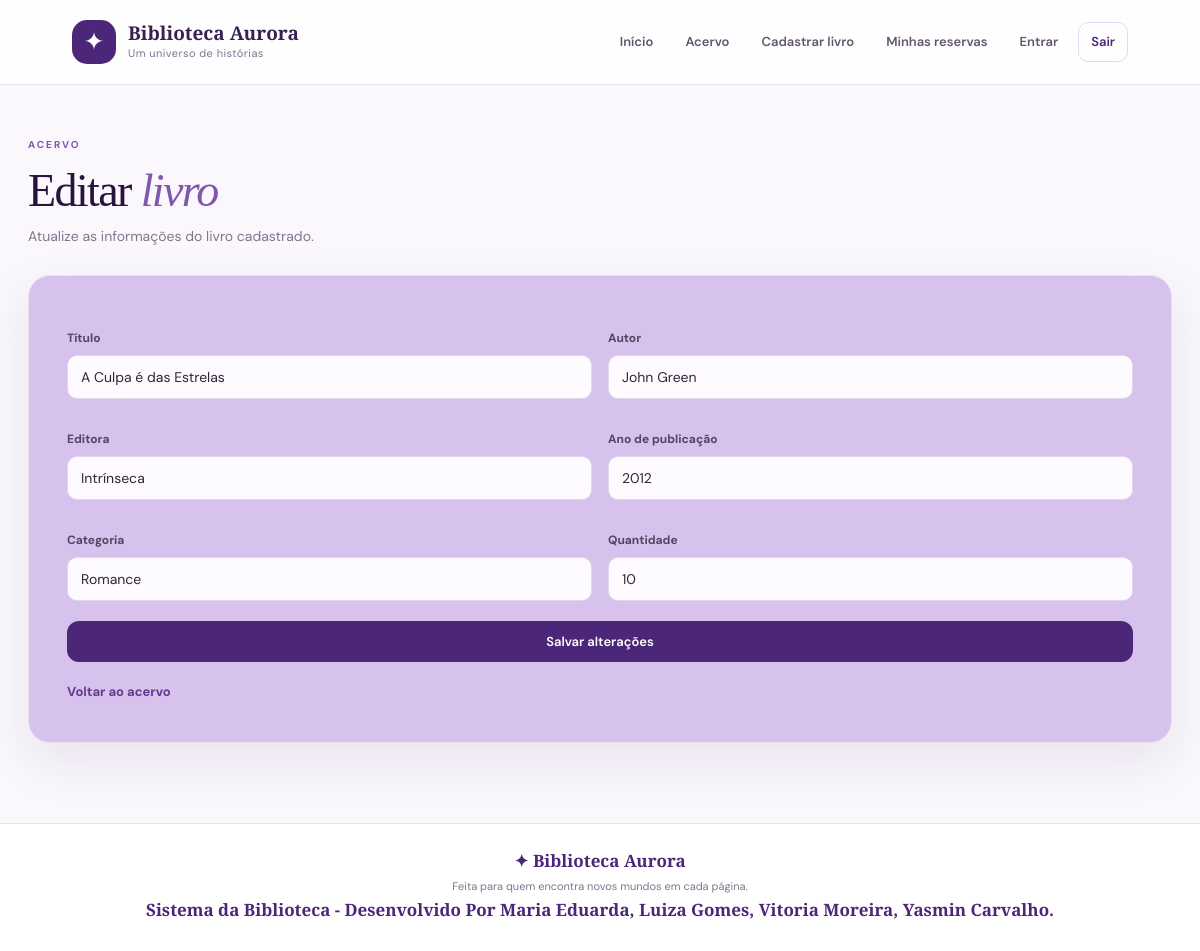
The page /livros/editar.php?id=4 (signed in) on the database its author committed.
### tables this page shows
CREATE TABLE `livros` (
  `id` int(11) NOT NULL,
  `titulo` varchar(100) NOT NULL,
  `Autor` varchar(100) NOT NULL,
  `Editora` varchar(100) DEFAULT NULL,
  `categoria` varchar(100) DEFAULT NULL,
  `ano_publicacao` int(11) DEFAULT NULL,
  `quantidade` int(11) NOT NULL
);

### livros/editar.php (the view, shortened to what this page needs)
<?php
require __DIR__ . '/../conexao.php';
$mensagem = '';
$id = filter_input(INPUT_GET, 'id', FILTER_VALIDATE_INT);
if (!$id || $id <= 0) {
    if ($mensagem === '') {
        $mensagem = 'ID do livro inválido ou não informado.';
    }
    $livros = null;
} elseif (!isset($livros)) {
    $sql = "SELECT * FROM livros WHERE id = ?";
    $stmt = mysqli_prepare($conexao, $sql);
    if (!$stmt) {
        error_log('Erro ao preparar consulta: ' . mysqli_error($conexao));
        $mensagem = 'Não foi possível consultar o livro.';
        $livros = null;
    } else {
        mysqli_stmt_bind_param($stmt, 'i', $id);
        mysqli_stmt_execute($stmt);
        $resultado = mysqli_stmt_get_result($stmt);
        $livros = mysqli_fetch_assoc($resultado);
    }
}
require __DIR__ . '/../cabecalho.php';
?>
<main class="content-main">
    <div class="page-heading">
        <div>
            <span class="eyebrow">ACERVO</span>
            <h1>Editar <em>livro</em></h1>
            <p>Atualize as informações do livro cadastrado.</p>
        </div>
    </div>
    <?php if ($livros): ?>
        <div class="panel">
            <form action="editar.php" method="POST" class="app-form">
                <div class="form-grid">
                    <div>
                        <label for="titulo">Título</label>
                        <input
                            type="text"
                            id="titulo"
                            name="titulo"
                            value="<?php echo htmlspecialchars($livros['titulo'] ?? '', ENT_QUOTES, 'UTF-8'); ?>"
                            required
                        >
                    </div>
                    <div>
                        <label for="autor">Autor</label>
                        <input
                            type="text"
                            id="autor"
                            name="autor"
                            value="<?php echo htmlspecialchars($livros['Autor'] ?? '', ENT_QUOTES, 'UTF-8'); ?>"
                            required
                        >
                    </div>
                    <div>
                        <label for="editora">Editora</label>
                        <input
                            type="text"
                            id="editora"
                            name="editora"
                            value="<?php echo htmlspecialchars($livros['Editora'] ?? '', ENT_QUOTES, 'UTF-8'); ?>"
                        >
                    </div>
                    <div>
                        <label for="ano_publicacao">Ano de publicação</label>
                        <input
                            type="number"
                            id="ano_publicacao"
                            name="ano_publicacao"
                            value="<?php echo htmlspecialchars((string) ($livros['ano_publicacao'] ?? ''), ENT_QUOTES, 'UTF-8'); ?>"
                        >
                    </div>
                    <div>
                        <label for="categoria">Categoria</label>
                        <input
                            type="text"
                            id="categoria"
                            name="categoria"
                            value="<?php echo htmlspecialchars($livros['categoria'] ?? '', ENT_QUOTES, 'UTF-8'); ?>"
                        >
                    </div>
                    <div>
                        <label for="quantidade">Quantidade</label>
                        <input
                            type="number"
                            id="quantidade"
                            name="quantidade"
                            min="0"
                            value="<?php echo (int) ($livros['quantidade'] ?? 0); ?>"
                            required
                        >
                    </div>
                </div>
                <button type="submit" class="button button-primary button-full">
                    Salvar alterações
                </button>
                <a href="listar.php" class="text-link">
                    Voltar ao acervo
                </a>
            </form>
        </div>
    <?php endif; ?>
</main>
<?php require __DIR__ . '/../rodape.php'; ?>

### css/estilo.css (style rules this page uses)
:root { --purple-950: #28133f; --purple-900: #382052; --purple-800: #4c2678; --purple-700: #633a91; --purple-600: #8057ad; --lilac-200: #e6d8f5; --lilac-100: #f2ebfa; --lilac-50: #faf7fd; --ink: #30263b; --muted: #81758e; --white: #fff; --line: #e9e1f0; --success: #e8f7ee; --danger: #a83d62; --shadow: 0 18px 50px rgba(56, 32, 82, 0.09); }
* { box-sizing: border-box; }
html { min-height: 100%; scroll-behavior: smooth; }
body { margin: 0; background: var(--lilac-50); color: var(--ink); font-family: 'DM Sans', Arial, sans-serif; line-height: 1.6; }
a { color: inherit; }
main { min-height: calc(100vh - 155px); }
.eyebrow { font-size: 10px; letter-spacing: 0.2em; font-weight: 700; color: var(--purple-600); display: block; margin-bottom: 12px; }
.hero h1, .form-intro h1, .page-heading h1 { font-family: 'Playfair Display', Georgia, serif; font-size: clamp(38px, 5vw, 62px); line-height: 1.12; font-weight: 500; letter-spacing: -0.035em; margin: 0 0 20px; }
.content-main { max-width: 1240px; margin: auto; padding: 52px 28px 80px; }
.page-heading { display: flex; justify-content: space-between; align-items: end; gap: 20px; margin-bottom: 28px; }
.page-heading h1 { font-size: 46px; color: var(--purple-950); margin: 0 0 8px; }
.page-heading h1 em { color: var(--purple-600); }
.page-heading p, .muted { color: var(--muted); margin: 0; font-size: 14px; }
.button { display: inline-flex; justify-content: center; align-items: center; gap: 9px; border: 0; border-radius: 12px; padding: 12px 18px; font: 600 13px 'DM Sans', sans-serif; text-decoration: none; cursor: pointer; transition: transform 0.18s, box-shadow 0.18s, background 0.18s; }
.button-primary { background: var(--purple-800); color: #fff; }
.button-full { width: 100%; margin-top: 20px; }
.text-link { display: inline-block; color: var(--purple-700); font-weight: 700; font-size: 13px; text-decoration: none; margin-top: 20px; }
.panel { background: #d7c1ed; border: 1px solid var(--line); border-radius: 22px; padding: clamp(24px, 4vw, 38px); box-shadow: var(--shadow); }
.app-form label { display: block; font-size: 12px; font-weight: 700; color: #554463; margin: 15px 0 7px; }
.app-form input { display: block; width: 100%; min-width: 0; padding: 12px 13px; border: 1px solid #e2d7ed; border-radius: 10px; background: #fdfbff; color: var(--ink); font: 14px 'DM Sans', sans-serif; outline: none; transition: border 0.2s, box-shadow 0.2s; }
.form-grid { display: grid; grid-template-columns: 1fr 1fr; gap: 16px; }
.form-grid > div { min-width: 0; }

### rows shown on the page
livros: titulo "A Culpa é das Estrelas", autor "John Green", editora "Intrínseca", ano_publicacao "2012", categoria "Romance", quantidade "10"
